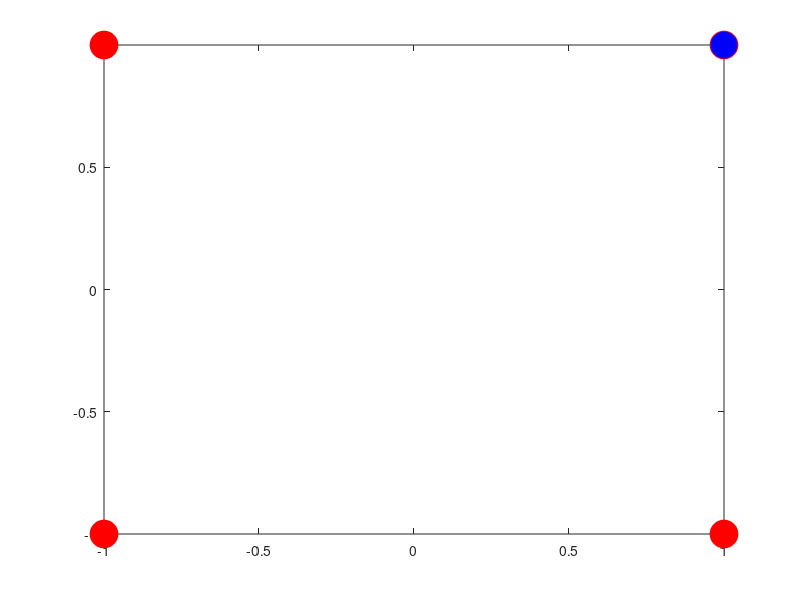

The MATLAB script that drew this image:
clear all;
close all;
x=[1 1 -1 -1; 1 -1 1 -1];
w=[0 0];
b=0;
t=[1 -1 -1 -1];
for i=1:4
    for j=1:2
        w(j)=w(j)+t(i)*x(j,i);
    end
    b=b+t(i);
end
disp('final weight matrix : ');
disp(w);
disp('final bias value ');
disp(b);

plot(x(1,1),'or','markersize',20,'markerfacecolor',[0 0 1]);hold on
plot(x(1,2),x(2,2),'or','MarkerSize',20,'MarkerFaceColor',[1 0 0]);hold on
plot(x(1,3),x(2,3),'or','markersize',20,'markerfacecolor',[1 0 0]);hold on
plot(x(1,4),x(2,4),'or','markersize',20,'markerfacecolor',[1 0 0]);hold on
